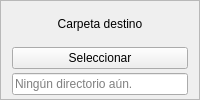
                   <widget class="QFrame" name="frame_6">
                    <property name="frameShape">
                     <enum>QFrame::Shape::StyledPanel</enum>
                    </property>
                    <property name="frameShadow">
                     <enum>QFrame::Shadow::Raised</enum>
                    </property>
                    <layout class="QVBoxLayout" name="verticalLayout_5">
                     <property name="spacing">
                      <number>4</number>
                     </property>
                     <property name="topMargin">
                      <number>4</number>
                     </property>
                     <property name="bottomMargin">
                      <number>4</number>
                     </property>
                     <item>
                      <widget class="QLabel" name="lbDestino">
                       <property name="text">
                        <string>Carpeta destino</string>
                       </property>
                       <property name="alignment">
                        <set>Qt::AlignmentFlag::AlignCenter</set>
                       </property>
                      </widget>
                     </item>
                     <item>
                      <widget class="QPushButton" name="btSelecDest">
                       <property name="statusTip">
                        <string>Seleccionar dónde guardar el ajuste.</string>
                       </property>
                       <property name="text">
                        <string>Seleccionar</string>
                       </property>
                      </widget>
                     </item>
                     <item>
                      <widget class="QLineEdit" name="leDirecSelec">
                       <property name="toolTip">
                        <string>Directorio seleccionado.</string>
                       </property>
                       <property name="statusTip">
                        <string>Directorio seleccionado para guardar el ajuste.</string>
                       </property>
                       <property name="readOnly">
                        <bool>true</bool>
                       </property>
                       <property name="placeholderText">
                        <string>Ningún directorio aún.</string>
                       </property>
                      </widget>
                     </item>
                    </layout>
                   </widget>
